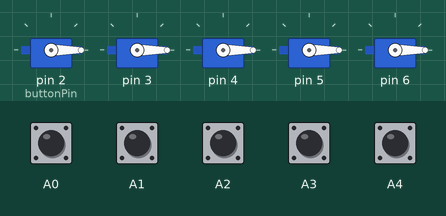
Simulated run of this sketch. Board: Arduino Uno, built with avr-gcc and run on an emulated ATmega328P. On the bench: 5 × servo. The test bench sets the inputs (shaded band); at power-on: A0–4 HIGH.

Above: at 1.2 s.
1.3 s: A0 pulled LOW for 0.15 s
At 2.5 s:
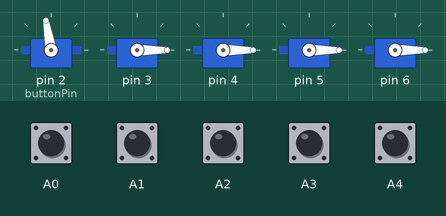
2.9 s: A1 pulled LOW for 0.15 s
At 3.8 s:
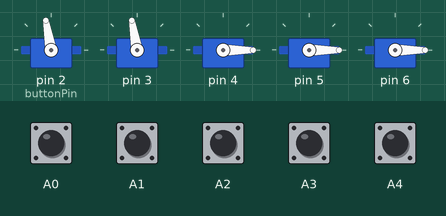
4.5 s: A2 pulled LOW for 0.15 s
At 5.3 s:
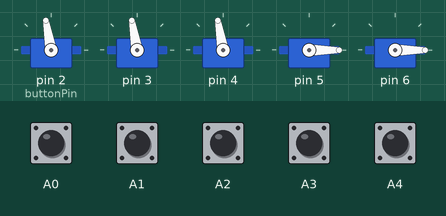
6.1 s: A3 pulled LOW for 0.15 s
At 7.3 s:
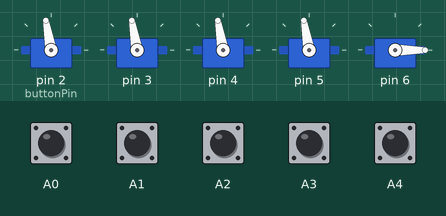
7.7 s: A4 pulled LOW for 0.15 s
At 8.6 s:
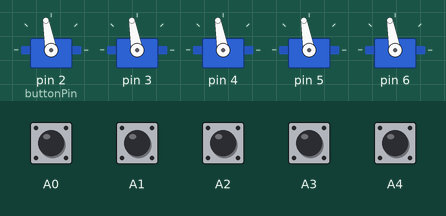
9.3 s: A0 pulled LOW for 1 s
At 10.1 s:
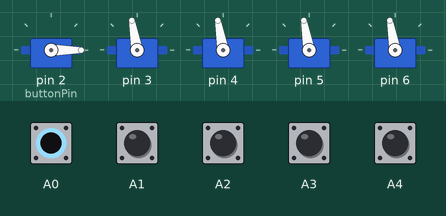
Timing chart, 0 to 12.3 s (numbered marks = the images above; inputs shaded):
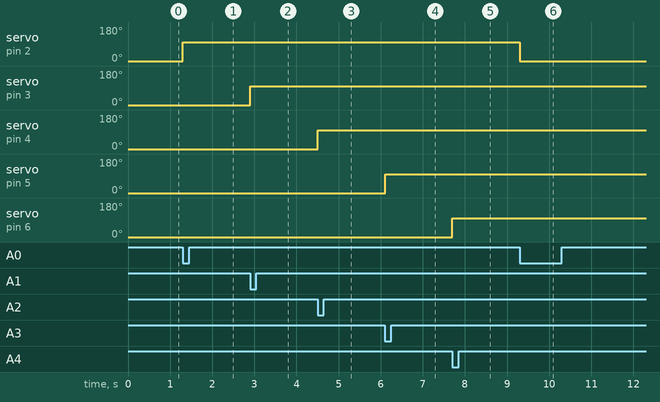

The sketch:

flipper.ino
```cpp
const int buttonPin = 2;      // the pin that the LED is attached to

int voltage = 0;
#include <Servo.h> //
Servo myServos[5];

void setup() {
  // initialize the serial communication:
//  Serial.begin(9600);
  // initialize the ledPin as an output:
  //  pinMode(buttonPin, INPUT_PULLUP);
  pinMode(A0, INPUT_PULLUP);
  pinMode(A1, INPUT_PULLUP);
  pinMode(A2, INPUT_PULLUP);
  pinMode(A3, INPUT_PULLUP);
  pinMode(A4, INPUT_PULLUP);
  //  Serial
  for (int i = 0; i < 5; i++)
  {
    myServos[i].attach(i + 2);
    myServos[i].write(0);
  }
}

bool isShow[] = {false, false, false, false, false};
bool isClicked[] = {false, false, false, false, false};

void loop() {
  int getButton1 = digitalRead(A0);
  int getButton2 = digitalRead(A1);
  int getButton3 = digitalRead(A2);
  int getButton4 = digitalRead(A3);
  int getButton5 = digitalRead(A4);
  int sensorsValues[] = {getButton1, getButton2, getButton3, getButton4, getButton5};

  for ( int i = 0; i < 5; i++) {
    //    Serial.println("Circulating");

    if ((isClicked[i] == false) && (sensorsValues[i] == LOW)) {
//      Serial.println("pressed");
//      Serial.println(isShow[i]);
//      Serial.print(i);
      if (isShow[i]) {
        myServos[i].write(0);           // tell servo to go to position in variable 'pos'
//        delay(100);


      } else {
        myServos[i].write(100);           // tell servo to go to position in variable 'pos'
//        delay(100);

      }
      isShow[i] = !isShow[i];

      isClicked[i] = true;
    } else if ((isClicked[i] == true) && (sensorsValues[i] == HIGH)) {
//      Serial.println("not pressed");
//      Serial.print(isShow[i]);
      isClicked[i] = false;
    }
  }
  delay(10);

}
```

Measured:
- after the input at 1.3 s, servo on pin 2 (buttonPin): 0° → 100° at once
- after the input at 2.9 s, servo on pin 3: 0° → 100° at once
- after the input at 4.5 s, servo on pin 4: 0° → 100° at once
- after the input at 6.1 s, servo on pin 5: 0° → 100° at once
- after the input at 7.7 s, servo on pin 6: 0° → 100° at once
- after the input at 9.3 s, servo on pin 2 (buttonPin): 100° → 0° at once
